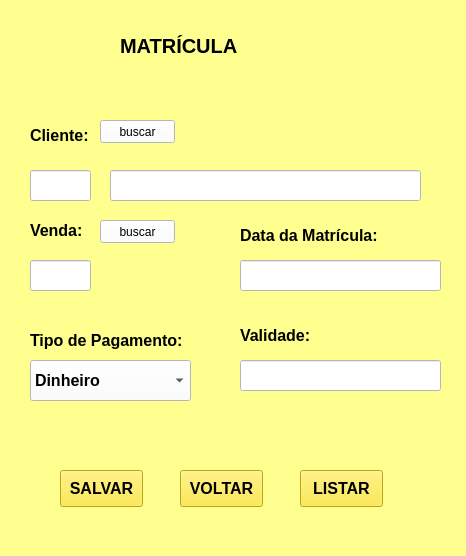
<?xml version="1.0" encoding="UTF-8"?>
<ui version="4.0">
 <class>Form</class>
 <widget class="QWidget" name="Form">
  <property name="geometry">
   <rect>
    <x>0</x>
    <y>0</y>
    <width>466</width>
    <height>556</height>
   </rect>
  </property>
  <property name="windowTitle">
   <string>Form</string>
  </property>
  <property name="styleSheet">
   <string notr="true">background-color: rgb(254, 255, 142);</string>
  </property>
  <widget class="QLabel" name="label">
   <property name="geometry">
    <rect>
     <x>120</x>
     <y>20</y>
     <width>131</width>
     <height>51</height>
    </rect>
   </property>
   <property name="maximumSize">
    <size>
     <width>16777214</width>
     <height>16777210</height>
    </size>
   </property>
   <property name="font">
    <font>
     <pointsize>15</pointsize>
     <weight>75</weight>
     <bold>true</bold>
    </font>
   </property>
   <property name="styleSheet">
    <string notr="true">background-color: rgb(254, 255, 142);</string>
   </property>
   <property name="text">
    <string>MATRÍCULA</string>
   </property>
  </widget>
  <widget class="QLabel" name="label_4">
   <property name="geometry">
    <rect>
     <x>30</x>
     <y>120</y>
     <width>71</width>
     <height>31</height>
    </rect>
   </property>
   <property name="font">
    <font>
     <pointsize>12</pointsize>
     <weight>75</weight>
     <bold>true</bold>
    </font>
   </property>
   <property name="styleSheet">
    <string notr="true">background-color: rgb(254, 255, 142);</string>
   </property>
   <property name="text">
    <string>Cliente:</string>
   </property>
  </widget>
  <widget class="QLabel" name="label_8">
   <property name="geometry">
    <rect>
     <x>30</x>
     <y>220</y>
     <width>61</width>
     <height>21</height>
    </rect>
   </property>
   <property name="font">
    <font>
     <pointsize>12</pointsize>
     <weight>75</weight>
     <bold>true</bold>
    </font>
   </property>
   <property name="styleSheet">
    <string notr="true">background-color: rgb(254, 255, 142);</string>
   </property>
   <property name="text">
    <string>Venda:</string>
   </property>
  </widget>
  <widget class="QLabel" name="label_5">
   <property name="geometry">
    <rect>
     <x>240</x>
     <y>320</y>
     <width>81</width>
     <height>31</height>
    </rect>
   </property>
   <property name="font">
    <font>
     <pointsize>12</pointsize>
     <weight>75</weight>
     <bold>true</bold>
    </font>
   </property>
   <property name="styleSheet">
    <string notr="true">background-color: rgb(254, 255, 142);</string>
   </property>
   <property name="text">
    <string>Validade:</string>
   </property>
  </widget>
  <widget class="QLineEdit" name="lineEdit">
   <property name="geometry">
    <rect>
     <x>30</x>
     <y>170</y>
     <width>61</width>
     <height>31</height>
    </rect>
   </property>
   <property name="styleSheet">
    <string notr="true">background-color: rgb(255, 255, 255);</string>
   </property>
  </widget>
  <widget class="QLabel" name="label_9">
   <property name="geometry">
    <rect>
     <x>30</x>
     <y>320</y>
     <width>171</width>
     <height>41</height>
    </rect>
   </property>
   <property name="font">
    <font>
     <pointsize>12</pointsize>
     <weight>75</weight>
     <bold>true</bold>
    </font>
   </property>
   <property name="styleSheet">
    <string notr="true">background-color: rgb(254, 255, 142);</string>
   </property>
   <property name="text">
    <string>Tipo de Pagamento:</string>
   </property>
  </widget>
  <widget class="QLineEdit" name="lineEdit_2">
   <property name="geometry">
    <rect>
     <x>110</x>
     <y>170</y>
     <width>311</width>
     <height>31</height>
    </rect>
   </property>
   <property name="styleSheet">
    <string notr="true">background-color: rgb(255, 255, 255);</string>
   </property>
  </widget>
  <widget class="QLabel" name="label_7">
   <property name="geometry">
    <rect>
     <x>240</x>
     <y>220</y>
     <width>151</width>
     <height>31</height>
    </rect>
   </property>
   <property name="font">
    <font>
     <pointsize>12</pointsize>
     <weight>75</weight>
     <bold>true</bold>
    </font>
   </property>
   <property name="styleSheet">
    <string notr="true">background-color: rgb(254, 255, 142);</string>
   </property>
   <property name="text">
    <string>Data da Matrícula:</string>
   </property>
  </widget>
  <widget class="QPushButton" name="pushButton">
   <property name="geometry">
    <rect>
     <x>60</x>
     <y>470</y>
     <width>83</width>
     <height>37</height>
    </rect>
   </property>
   <property name="font">
    <font>
     <pointsize>12</pointsize>
     <weight>75</weight>
     <bold>true</bold>
    </font>
   </property>
   <property name="styleSheet">
    <string notr="true">background-color: rgb(255, 232, 34);</string>
   </property>
   <property name="text">
    <string>SALVAR</string>
   </property>
  </widget>
  <widget class="QPushButton" name="pushButton_2">
   <property name="geometry">
    <rect>
     <x>180</x>
     <y>470</y>
     <width>83</width>
     <height>37</height>
    </rect>
   </property>
   <property name="font">
    <font>
     <pointsize>12</pointsize>
     <weight>75</weight>
     <bold>true</bold>
    </font>
   </property>
   <property name="styleSheet">
    <string notr="true">background-color: rgb(255, 232, 34);</string>
   </property>
   <property name="text">
    <string>VOLTAR</string>
   </property>
  </widget>
  <widget class="QComboBox" name="comboBox">
   <property name="geometry">
    <rect>
     <x>30</x>
     <y>360</y>
     <width>161</width>
     <height>41</height>
    </rect>
   </property>
   <property name="font">
    <font>
     <pointsize>12</pointsize>
     <weight>75</weight>
     <bold>true</bold>
    </font>
   </property>
   <property name="styleSheet">
    <string notr="true">background-color: rgb(255, 255, 255);</string>
   </property>
   <item>
    <property name="text">
     <string>Dinheiro</string>
    </property>
   </item>
   <item>
    <property name="text">
     <string>Pix</string>
    </property>
   </item>
   <item>
    <property name="text">
     <string>Cartão Credito</string>
    </property>
   </item>
   <item>
    <property name="text">
     <string>Cartão Debito</string>
    </property>
   </item>
  </widget>
  <widget class="QLineEdit" name="lineEdit_3">
   <property name="geometry">
    <rect>
     <x>30</x>
     <y>260</y>
     <width>61</width>
     <height>31</height>
    </rect>
   </property>
   <property name="styleSheet">
    <string notr="true">background-color: rgb(255, 255, 255);</string>
   </property>
  </widget>
  <widget class="QLineEdit" name="lineEdit_4">
   <property name="geometry">
    <rect>
     <x>240</x>
     <y>260</y>
     <width>201</width>
     <height>31</height>
    </rect>
   </property>
   <property name="styleSheet">
    <string notr="true">background-color: rgb(255, 255, 255);</string>
   </property>
  </widget>
  <widget class="QLabel" name="label_6">
   <property name="geometry">
    <rect>
     <x>150</x>
     <y>-60</y>
     <width>381</width>
     <height>291</height>
    </rect>
   </property>
   <property name="styleSheet">
    <string notr="true">background-color: rgb(254, 255, 142);</string>
   </property>
   <property name="text">
    <string/>
   </property>
   <property name="pixmap">
    <pixmap>logoacademiaOF-removebg-preview (1).png</pixmap>
   </property>
   <property name="scaledContents">
    <bool>true</bool>
   </property>
  </widget>
  <widget class="QPushButton" name="pushButton_3">
   <property name="geometry">
    <rect>
     <x>300</x>
     <y>470</y>
     <width>83</width>
     <height>37</height>
    </rect>
   </property>
   <property name="font">
    <font>
     <pointsize>12</pointsize>
     <weight>75</weight>
     <bold>true</bold>
    </font>
   </property>
   <property name="styleSheet">
    <string notr="true">background-color: rgb(255, 232, 34);</string>
   </property>
   <property name="text">
    <string>LISTAR</string>
   </property>
  </widget>
  <widget class="QPushButton" name="pushButton_4">
   <property name="geometry">
    <rect>
     <x>100</x>
     <y>120</y>
     <width>75</width>
     <height>23</height>
    </rect>
   </property>
   <property name="styleSheet">
    <string notr="true">background-color: rgb(255, 255, 255);</string>
   </property>
   <property name="text">
    <string>buscar</string>
   </property>
  </widget>
  <widget class="QPushButton" name="pushButton_5">
   <property name="geometry">
    <rect>
     <x>100</x>
     <y>220</y>
     <width>75</width>
     <height>23</height>
    </rect>
   </property>
   <property name="styleSheet">
    <string notr="true">background-color: rgb(255, 255, 255);</string>
   </property>
   <property name="text">
    <string>buscar</string>
   </property>
  </widget>
  <widget class="QLineEdit" name="lineEdit_5">
   <property name="geometry">
    <rect>
     <x>240</x>
     <y>360</y>
     <width>201</width>
     <height>31</height>
    </rect>
   </property>
   <property name="styleSheet">
    <string notr="true">background-color: rgb(255, 255, 255);</string>
   </property>
  </widget>
  <zorder>label_6</zorder>
  <zorder>label</zorder>
  <zorder>label_4</zorder>
  <zorder>label_8</zorder>
  <zorder>label_5</zorder>
  <zorder>lineEdit</zorder>
  <zorder>label_9</zorder>
  <zorder>lineEdit_2</zorder>
  <zorder>label_7</zorder>
  <zorder>pushButton</zorder>
  <zorder>pushButton_2</zorder>
  <zorder>comboBox</zorder>
  <zorder>lineEdit_3</zorder>
  <zorder>lineEdit_4</zorder>
  <zorder>pushButton_3</zorder>
  <zorder>pushButton_4</zorder>
  <zorder>pushButton_5</zorder>
  <zorder>lineEdit_5</zorder>
 </widget>
 <resources/>
 <connections/>
</ui>
